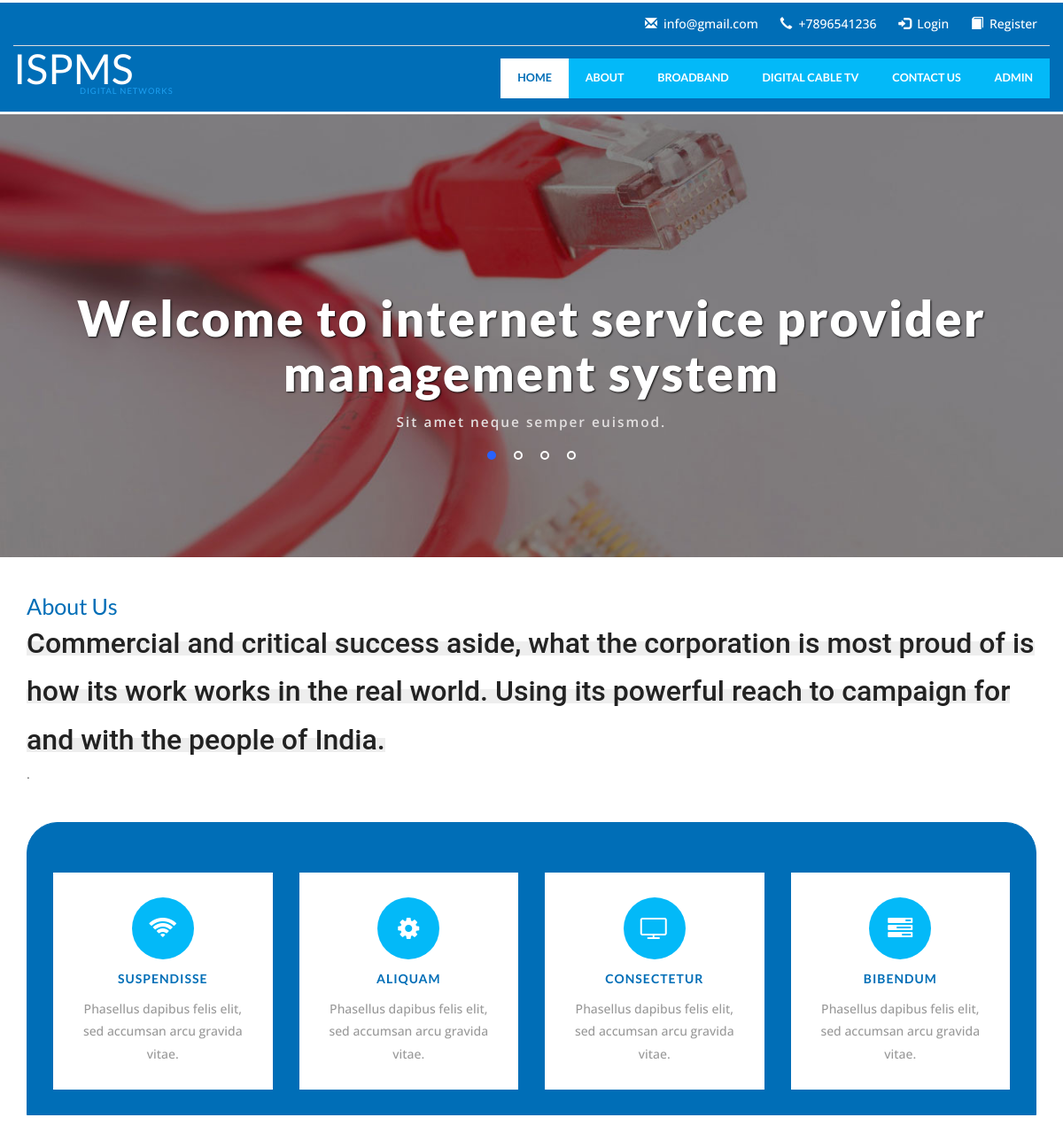
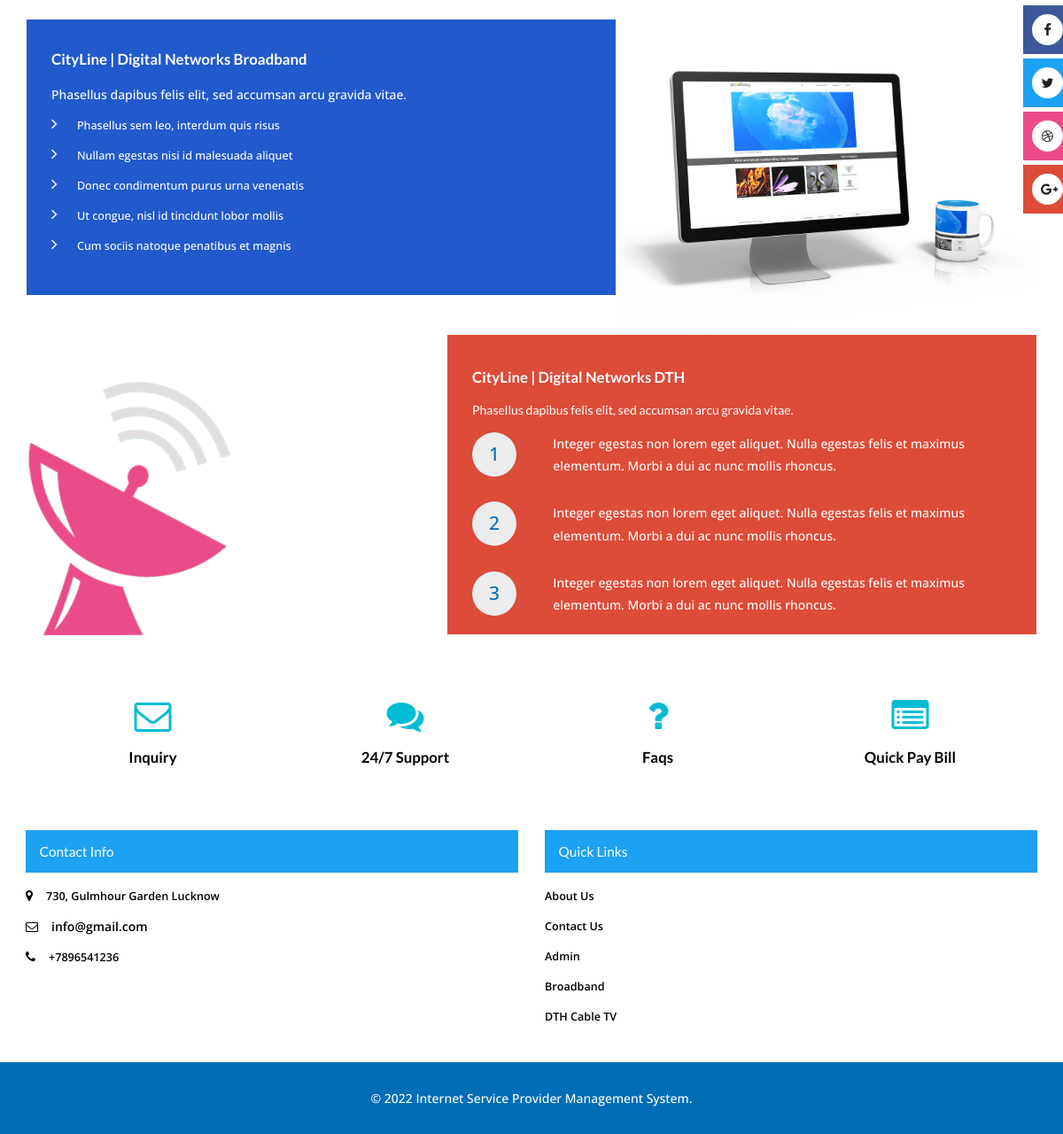
The page /ispms/index.php on the database its author committed (2 pictures, top to bottom).
### tables this page shows
CREATE TABLE `tblpage` (
  `ID` int(10) NOT NULL,
  `PageType` varchar(200) DEFAULT NULL,
  `PageTitle` mediumtext DEFAULT NULL,
  `PageDescription` mediumtext DEFAULT NULL,
  `Email` varchar(200) DEFAULT NULL,
  `MobileNumber` bigint(10) DEFAULT NULL,
  `UpdationDate` date DEFAULT NULL
);

### ispms/index.php (the view, shortened to what this page needs)
<?php
include('includes/dbconnection.php');
?>
<!DOCTYPE html>
<html lang="zxx">
<head>
	<link href="css/bootstrap.css" rel="stylesheet" type="text/css" media="all" />
	<link href="css/popuo-box.css" rel="stylesheet" type="text/css" media="all" />
	<link href="css/easy-responsive-tabs.css" rel='stylesheet' type='text/css' />
	<link href="css/JiSlider.css" rel="stylesheet">
	<link href="css/font-awesome.css" rel="stylesheet" type="text/css" media="all" />
	<link href="css/style.css" rel="stylesheet" type="text/css" media="all" />
</head>
<body>
	<?php include_once('includes/header.php');?>
	<div class="banner-silder">
		<div id="JiSlider" class="jislider">
			<ul>
				<li>
					<div class="w3layouts-banner-top">
						<div class="container">
							<div class="agileits-banner-info">
								<h3>Welcome to internet service provider management system</h3>
								<p>Sit amet neque semper euismod.</p>
							</div>
						</div>
					</div>
				</li>
			</ul>
		</div>
	</div>
	<div class="container">
		<div class="w3ls-section w3_agileits-services" id="services">
			<?php
$sql="SELECT * from tblpage where PageType='aboutus'";
$query = $dbh -> prepare($sql);
$query->execute();
$results=$query->fetchAll(PDO::FETCH_OBJ);
if($query->rowCount() > 0)
{
foreach($results as $row)
{               ?>
			<h2 class="agileits-title"><?php  echo htmlentities($row->PageTitle);?></h2>
			<p><?php  echo $row->PageDescription;?>.</p><?php }} ?>
		</div>
		<div class="w3ls-section markets" id="markets">
			<div class="markets-grids">
				<div class="col-md-3 col-sm-6 col-xs-6 w3ls-markets-grid text-center">
					<div class="agileits-icon-grid">
						<div class="icon-left">
							<i class="fa fa-wifi" aria-hidden="true"></i>
						</div>
						<div class="icon-right">
							<h5>Suspendisse</h5>
							<p>Phasellus dapibus felis elit, sed accumsan arcu gravida vitae.</p>
						</div>
					</div>
				</div>
				<div class="col-md-3 col-sm-6 col-xs-6 w3ls-markets-grid text-center">
					<div class="agileits-icon-grid">
						<div class="icon-left">
							<i class="fa fa-cog" aria-hidden="true"></i>
						</div>
						<div class="icon-right">
							<h5>Aliquam</h5>
							<p>Phasellus dapibus felis elit, sed accumsan arcu gravida vitae.</p>
						</div>
					</div>
				</div>
				<div class="col-md-3 col-sm-6 col-xs-6 w3ls-markets-grid text-center">
					<div class="agileits-icon-grid">
						<div class="icon-left">
							<i class="fa fa-television" aria-hidden="true"></i>
						</div>
						<div class="icon-right">
							<h5>Consectetur</h5>
							<p>Phasellus dapibus felis elit, sed accumsan arcu gravida vitae.</p>
						</div>
					</div>
				</div>
				<div class="col-md-3 col-sm-6 col-xs-6 w3ls-markets-grid text-center">
					<div class="agileits-icon-grid">
						<div class="icon-left">
							<i class="fa fa-tasks" aria-hidden="true"></i>
						</div>
						<div class="icon-right">
							<h5>Bibendum</h5>
							<p>Phasellus dapibus felis elit, sed accumsan arcu gravida vitae.</p>
						</div>
					</div>
				</div>
				<div class="clearfix"> </div>
			</div>
		</div>
		<div class="w3ls-section offers">
			<div class="offers-grids">
				<div class="wthree-offers-right">
					<div class="col-md-7  col-sm-8 col-xs-8 wthree-offers1-right">
						<h4>CityLine | Digital Networks Broadband</h4>
						<p>Phasellus dapibus felis elit, sed accumsan arcu gravida vitae.</p>
						<ul>
							<li><a href="#"><i class="fa fa-angle-right" aria-hidden="true"></i> Phasellus sem leo, interdum quis risus</a></li>
							<li><a href="#"><i class="fa fa-angle-right" aria-hidden="true"></i> Nullam egestas nisi id malesuada aliquet </a></li>
							<li><a href="#"><i class="fa fa-angle-right" aria-hidden="true"></i> Donec condimentum purus urna venenatis</a></li>
							<li><a href="#"><i class="fa fa-angle-right" aria-hidden="true"></i> Ut congue, nisl id tincidunt lobor mollis</a></li>
							<li><a href="#"><i class="fa fa-angle-right" aria-hidden="true"></i> Cum sociis natoque penatibus et magnis</a></li>
						</ul>
					</div>
					<div class="col-md-5 col-sm-4  col-xs-4 wthree-offers1">
						<img src="images/bg.jpg" alt="" class="img-responsive" />
					</div>
				</div>
				<div class="w3ls-offers-main">
					<div class="col-md-5  col-sm-4 col-xs-4 wthree-offers1">
						<img src="images/sat.png" alt="" class="img-responsive" />
					</div>
					<div class="col-md-7  col-sm-8 col-xs-8 wthree-offers-left">
						<div class="offers-left-heading">
							<h4>CityLine | Digital Networks DTH</h4>
							<h5>Phasellus dapibus felis elit, sed accumsan arcu gravida vitae.</h5>
						</div>
						<div class="offers-left-grids">
							<div class="offers-number">
								<p>1</p>
							</div>
							<div class="offers-text">
								<p>Integer egestas non lorem eget aliquet. Nulla egestas felis et maximus elementum. Morbi a dui ac nunc mollis rhoncus.</p>
							</div>
							<div class="clearfix"> </div>
						</div>
						<div class="offers-left-grids offers-left-middle">
							<div class="offers-number">
								<p>2</p>
							</div>
							<div class="offers-text">
								<p>Integer egestas non lorem eget aliquet. Nulla egestas felis et maximus elementum. Morbi a dui ac nunc mollis rhoncus.</p>
							</div>
							<div class="clearfix"> </div>
						</div>
						<div class="offers-left-grids">
							<div class="offers-number">
								<p>3</p>
							</div>
							<div class="offers-text">
								<p>Integer egestas non lorem eget aliquet. Nulla egestas felis et maximus elementum. Morbi a dui ac nunc mollis rhoncus.</p>
							</div>
							<div class="clearfix"> </div>
						</div>
					</div>
				</div>
			</div>
		</div>
		<div class="service-bottom">
				<div class="services-w3ls-row agileits-w3layouts">
					<div class="col-md-3 col-sm-3 col-xs-6 services-grid agileits-w3layouts text-center">
						<i class="fa fa-envelope-o" aria-hidden="true"></i>
						<h5>Inquiry</h5>
					</div>
					<div class="col-md-3 col-sm-3 col-xs-6 services-grid agileits-w3layouts text-center">
						<i class="fa fa-comments" aria-hidden="true"></i>
						<h5>24/7 Support</h5>
					</div>
					<div class="col-md-3 col-sm-3 col-xs-6 services-grid agileits-w3layouts text-center">
						<i class="fa fa-question" aria-hidden="true"></i>
						<h5>faqs</h5>
					</div>
					<div class="col-md-3 col-sm-3 col-xs-6 services-grid agileits-w3layouts text-center">
						<i class="fa fa-list-alt" aria-hidden="true"></i>
						<h5>quick pay bill</h5>
					</div>
					<div class="clearfix"> </div>
				</div>
			</div>
	</div>
	<?php include_once('includes/footer.php');?>
</body>
</html>

### ispms/includes/header.php (shortened to what this page needs)
<?php
include('includes/dbconnection.php');
?>
<div class="header">
        <div class="container-fluid">
            <div class="header-grid">
                <div class="header-grid-left">
                    <ul><?php
$sql="SELECT * from tblpage where PageType='contactus'";
$query = $dbh -> prepare($sql);
$query->execute();
$results=$query->fetchAll(PDO::FETCH_OBJ);
$cnt=1;
if($query->rowCount() > 0)
{
foreach($results as $row)
{               ?>
                        <li><i class="glyphicon glyphicon-envelope" aria-hidden="true"></i><a href="index.php"><?php  echo htmlentities($row->Email);?></a></li>
                        <li><i class="glyphicon glyphicon-earphone" aria-hidden="true"></i>+<?php  echo htmlentities($row->MobileNumber);?></li><?php $cnt=$cnt+1;}} ?>
                        <?php if (strlen($_SESSION['ispmsuid']==0)) {?>
                        <li><i class="glyphicon glyphicon-log-in" aria-hidden="true"></i><a href="#" class="login" data-toggle="modal" data-target="#myModal4">Login</a></li>
                        <li><i class="glyphicon glyphicon-book" aria-hidden="true"></i><a href="#" class="login reg"  data-toggle="modal" data-target="#myModal5">Register</a></li><?php } ?>
                    </ul>
                </div>
                <div class="clearfix"> </div>
            </div>
            <div class="logo-nav">
                <div class="logo-nav-left">
                    <h1><a href="index.php">ISPMS<span>digital networks</span></a></h1>
                </div>
                <div class="logo-nav-left1">
                    <nav class="navbar navbar-default">
                        <div class="collapse navbar-collapse" id="bs-megadropdown-tabs">
                            <ul class="nav navbar-nav">
                                <li class="active"><a href="index.php">Home</a></li>
                                <li class="agileits dropdown"><a href="about.php">About</a></li>
                                <li><a href="bbplan.php">Broadband</a></li>
                                <li><a href="dthplan.php">Digital Cable TV</a></li>
                                <li><a href="contact.php">contact us</a></li>
                                  <?php if (strlen($_SESSION['ispmsuid']==0)) {?>
                                <li><a href="admin/login.php">Admin</a></li>
                            <?php } ?>
                            </ul>
                        </div>
                    </nav>
                </div>
            </div>
        </div>
    </div>
    <div class="general_social_icons">
        <nav class="wthree-social">
            <ul>
                <li class="w3_facebook"><a href="#"> <i class="fa fa-facebook"></i>Facebook</a></li>
                <li class="w3_twitter"><a href="#"><i class="fa fa-twitter"></i>Twitter </a></li>
                <li class="w3_dribbble"><a href="#"> <i class="fa fa-dribbble"></i>Dribbble</a></li>
                <li class="w3_g_plus"><a href="#"><i class="fa fa-google-plus"></i>Google+ </a></li>
            </ul>
        </nav>
    </div>

### ispms/includes/footer.php
    <div class="footer">
        <div class="agile_footer_grids">
            <div class="col-md-6 col-sm-6 col-xs-6 w3_footer_grid agile_footer_grids_w3_footer">
                <div class="w3_footer_grid_bottom contact">
                    <h3>Contact Info</h3>
                    <ul>
                        <?php
$sql="SELECT * from  tblpage where PageType='contactus'";
$query = $dbh -> prepare($sql);
$query->execute();
$results=$query->fetchAll(PDO::FETCH_OBJ);
$cnt=1;
if($query->rowCount() > 0)
{
foreach($results as $row)
{               ?>
                        <li><span class="fa fa-map-marker" aria-hidden="true"></span><p><?php  echo $row->PageDescription;?></p></li>
                        <li><span class="fa fa-envelope-o" aria-hidden="true"></span><?php  echo $row->Email;?></li>
                        <li><span class="fa fa-phone" aria-hidden="true"></span><p>+<?php  echo $row->MobileNumber;?></p></li>
                    </ul><?php $cnt=$cnt+1;}} ?>
                </div>
            </div>
            <div class="col-md-6 col-sm-6  col-xs-6 w3_footer_grid agile_footer_grids_w3_footer">
                <div class="w3_footer_grid_bottom contact">
                    <h3>Quick links</h3>
                    <ul class="w3_footer_grid_list">
                    <li><a href="about.php">About us</a></li>
                    <li><a href="contact.php">Contact Us</a></li>
                    <li><a href="admin/login.php">Admin</a></li>
                    <li><a href="bbplan.php">Broadband</a></li>
                    <li><a href="dthplan.php">DTH Cable TV</a></li>
                </ul>
                </div>
            </div>
            <div class="clearfix"> </div>
        </div>
        <div class="wthree_footer_copy">
            <p>© 2022 Internet Service Provider Management System.</p>
        </div>
    </div>

### ispms/css/easy-responsive-tabs.css (style rules this page uses)
body { margin: 0px; padding: 0px; background: #f5f5f5; font-weight: 500; }
ul.resp-tabs-list, p { margin: 0px; padding: 0px; }

### ispms/css/JiSlider.css (style rules this page uses)
#JiSlider { width: 100%; height: 100%; }
.jislider ul { height: 100%; margin: 0; padding: 0; position: relative; list-style-type: none; }
.jislider ul li { position: relative; height: 100%; float: left; overflow: hidden; }

### rows shown on the page
tblpage: Email "info@gmail.com", MobileNumber "7896541236", PageDescription "730, Gulmhour Garden Lucknow"
tblpage: PageTitle "About Us", PageDescription "Commercial and critical success aside, what the corporation is most proud of is how its work works in the real world. Using its powerful reach to campaign for and with the people of India."
